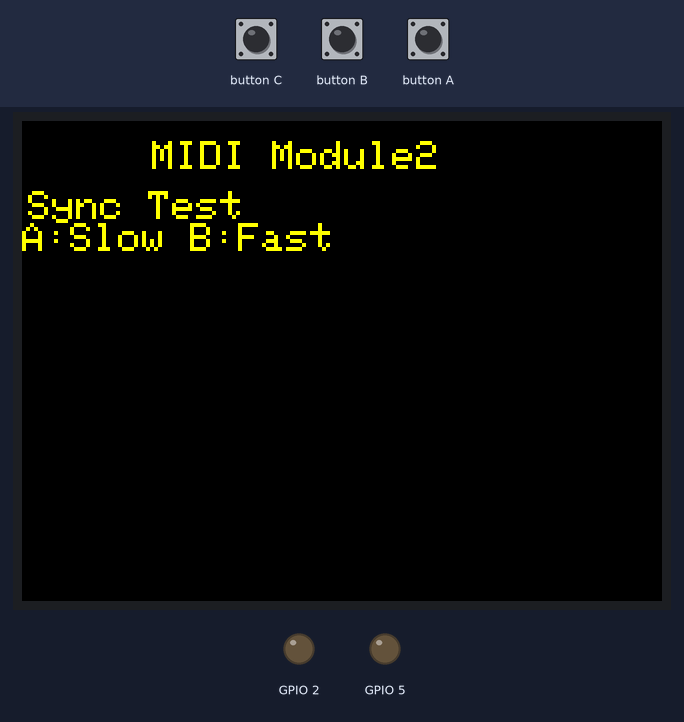
Simulated run of this sketch. Board: ESP32. On the bench: 320×240 colour display, output pins drawn as LEDs (lit = HIGH).

Above: at 0.3 s.
At 89.57 s:
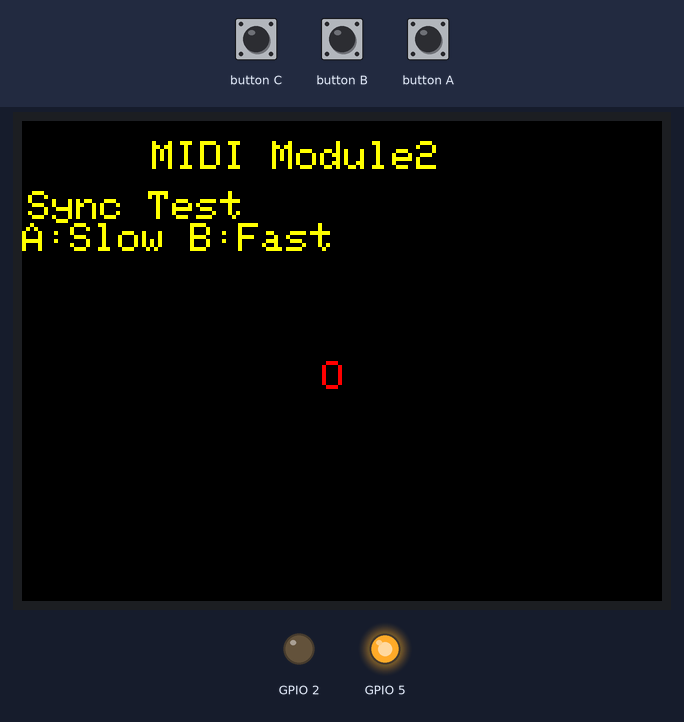
Timing chart, 0 to 91.1 s (numbered marks = the images above):
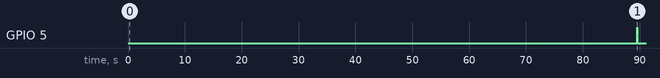

The sketch:

sync_test.ino
```cpp
#include <M5Stack.h>
void setup() {
  // init lcd, serial, but don't init sd card
  M5.begin(true, false, true);
  M5.Lcd.clear(BLACK);
  M5.Lcd.setTextColor(YELLOW);
  M5.Lcd.setTextSize(2);
  M5.Lcd.setCursor(65, 10);
  M5.Lcd.println("MIDI Module2");
  M5.Lcd.setCursor(3, 35);
  M5.Lcd.println("Sync Test");
  M5.Lcd.println("A:Slow B:Fast");
  M5.Lcd.setTextColor(RED);
  pinMode(5, OUTPUT);
  pinMode(2, OUTPUT);
  digitalWrite(2, LOW);
}

int count;
int tempo = 80000;
int tempoo = tempo;

void loop() {
  M5.update();
  if (count > tempo) {
    digitalWrite(5, HIGH);
    M5.Lcd.setTextColor(RED);
    M5.Lcd.setCursor(150, 120);
    M5.Lcd.println("O");
    M5.update();

    delay(50);
    digitalWrite(5, LOW);
    M5.Lcd.setTextColor(BLACK);

    M5.Lcd.setCursor(150, 120);
    M5.Lcd.println("O");
    M5.update();

    count = 0;
  }
  else count ++;

  if (M5.BtnA.wasReleased()) {
    tempo = tempo + 10000;
  }
  else if (M5.BtnB.wasReleased()) {
    tempo = tempo - 10000;
  }
}
```

Measured:
- by itself, GPIO 5: LOW → HIGH at 89.6 s, → LOW 0.05 s later
